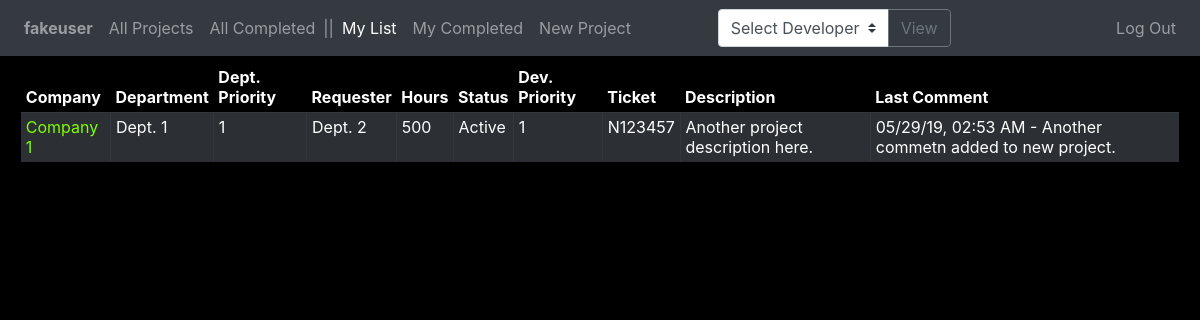
/projects/fakeuser (signed in), run on the app's committed database.
### app/models.py (models this page shows, shortened)
class User(UserMixin, db.Model):
    id = db.Column(db.Integer, primary_key=True)
    username = db.Column(db.String(64), index=True, unique=True)
    email = db.Column(db.String(120), index=True, unique=True)
    password_hash = db.Column(db.String(128))
    role = db.Column(db.String(128))
    projects = db.relationship('Projects', backref='author', lazy='dynamic')

class Projects(db.Model):
    id = db.Column(db.Integer, primary_key=True)
    description = db.Column(db.String(140))
    company = db.Column(db.String(140))
    priority = db.Column(db.String(140))
    priority_dept = db.Column(db.String(140))
    requester = db.Column(db.String(140))
    timestamp = db.Column(db.DateTime, index=True, default=datetime.utcnow)
    user_id = db.Column(db.Integer, db.ForeignKey('user.id'))
    status = db.Column(db.String(140))
    department = db.Column(db.String(140))
    hours = db.Column(db.String(140))
    ticket = db.Column(db.String(140))
    Comments = db.relationship('Comments', backref='authcomment', lazy='dynamic')

class Comments(db.Model):
    id = db.Column(db.Integer, primary_key=True)
    comment = db.Column(db.String(1024))
    timestamp = db.Column(db.DateTime, index=True, default=datetime.utcnow)
    comment_id = db.Column(db.Integer, db.ForeignKey('projects.id'))

### app/routes.py (the view)
@app.route('/projects/<username>', methods=['GET', 'POST'])
@login_required
def developer(username):
    user = User.query.filter_by(username=username).first_or_404()
    allUsers = User.query.filter(User.username != "admin").all()
    currentRole = User.query.filter_by(username=current_user.username).first_or_404()
    projects = []
    p2 = Projects.query.filter_by(user_id=user.id).order_by(cast(Projects.priority, Integer).asc())
    for project in p2:
        commentMaxQ = db.session.query(func.max(Comments.id)).filter(Comments.comment_id==project.id).first()
        commentMaxInt = commentMaxQ[0]
        commentMaxCom = Comments.query.filter(Comments.comment_id==project.id, Comments.id==commentMaxInt).first()
        project.comment = commentMaxCom
        projects.append(project)
    return render_template('devprojects.html', title='Developer Projects', user=user, projects=projects, allUsers=allUsers, currentRole=currentRole, jfilesize=jfilesize, cfilesize=cfilesize, dev=username)

### app/models.py (called while the page is built)
@login.user_loader
def load_user(id):
	return User.query.get(int(id))

### app/templates/devprojects.html
{% extends "base.html" %}
{% block content %}
<div class="container-fluid">
	<table class="table table-fixed table-striped table-hover table-sm table-dark table-bordered">
	  <thead>
	    <tr>
	      <th scope="col">Company</th>
				<th scope="col">Department</th>
				<th scope="col">Dept. Priority</th>
				<th scope="col">Requester</th>
				<th scope="col">Hours</th>
	      <th scope="col">Status</th>
				<th scope="col">Dev. Priority</th>
				<th scope="col">Ticket</th>
	      <th scope="col">Description</th>
          <th scope="col">Last Comment</th>
	    </tr>
	  </thead>
	  <tbody>
	  	{% for project in projects %}
	    <tr>
	      <td><a href="/projects/{{ dev }}/{{ project.id }}">{{ project.company }}</a></td>
				<td>{{ project.department }}</td>
			{% if project.priority_dept == "9999" %}
				<td></td>
			{% else %}
				<td>{{ project.priority_dept }}</td>
			{% endif %}
				<td>{{ project.requester }}</td>
				<td>{{ project.hours }}</td>
	      <td>{{ project.status }}</td>
		  {% if project.priority == "9999" %}
	      <td></td>
		  {% else %}
		  <td>{{ project.priority }}</td>
		  {% endif %}
				<td>{{ project.ticket }}</td>
				<td>{{ project.description }}</td>
				<td>
				{% if project.comment.comment %}
					<span class="utctime">{{ project.comment.timestamp.strftime('%m/%d/%Y %I:%M:%S %p') }} UTC</span> - {{ project.comment.comment }}
				{% endif %}
				</td>
	    </tr>
	    {% endfor %}
	  </tbody>
	</table>
</div>
{% endblock %}

### app/templates/base.html (shortened to what this page needs)
<html>
    <head>
        <link rel="stylesheet" type="text/css" href="{{ url_for('static', filename='bootstrap.min.css') }}">
        <link rel="stylesheet" type="text/css" href="{{ url_for('static', filename='styles.css') }}?v={{ cfilesize }}">
    </head>
    <body>
        <nav class="navbar sticky-top navbar-expand-lg navbar-dark bg-dark">
          <div class="collapse navbar-collapse" id="navbarSupportedContent">
            <ul class="navbar-nav mr-auto">
            <li class="nav-item">
              <a class="nav-link" href="{{ url_for('allprojects') }}"><b>{{ dev }}</b> <span class="sr-only">(current)</span></a>
            </li>
            {% if current_user.is_authenticated %}
              <li id="home" class="nav-item">
                <a class="nav-link" href="{{ url_for('allprojects') }}">All Projects <span class="sr-only">(current)</span></a>
              </li>
              <li id="completed" class="nav-item">
                <a class="nav-link" href="{{ url_for('completed') }}">All Completed <span class="sr-only">(current)</span></a>
              </li>
              <li class="nav-item">
                <span class="navbar-text">  ||  </span>
              </li>
              <li id="myList" class="nav-item">
                <a class="nav-link" href="/projects/{{ current_user.username }}">My List <span class="sr-only">(current)</span></a>
              </li>
              <li id="devcompleted" class="nav-item">
                <a class="nav-link" href="/projects/{{ current_user.username }}/devcompleted">My Completed <span class="sr-only">(current)</span></a>
              </li>
              <li id="newProject" class="nav-item">
                <a class="nav-link" href="/projects/{{ current_user.username }}/new">New Project <span class="sr-only">(current)</span></a>
              </li>
            </ul>
            <ul class="navbar-nav mr-auto">
              <li id="newProject" class="nav-item">
                <form id="navSelectForm" action="/projects/{{ current_user.username }}">
                  <div class="input-group">
                    <select class="custom-select" onchange="selectChanged(this)" id="navSelect">
                      <option value="select">Select Developer</option>
                    </select>
                    <div class="input-group-append">
                      <input class="btn btn-outline-secondary" type="submit" value="View"></input>
                    </div>
                  </div>
                </form>
              </li>
            </ul>
            {% endif %}
            <ul class="navbar-nav ml-auto">
              <li class="nav-item">
                {% if current_user.is_anonymous %}
                <a id="login" class="nav-link" href="{{ url_for('login') }}">Login <span class="sr-only">(current)</span></a>
                {% else %}
                <a id="logout" class="nav-link" href="{{ url_for('logout') }}">Log Out <span class="sr-only">(current)</span></a>
                {% endif %}
              </li>
            </ul>
          </div>
        </nav>
        {% block content %}{% endblock %}
    </body>
</html>

### app/static/styles.css (style rules this page uses)
body { background: black; color: white; }
#navSelectForm { margin: 0; }
th { position: sticky; top: 52px; background: black; }
.table.table-dark.table-bordered { border-style: solid; border-color: black; border-width: 3px; }
.container-fluid { border-style: solid; border-color: black; border-width: 3px; }
.table>tbody>tr>th, .table>tfoot>tr>td, .table>tfoot>tr>th, .table>thead>tr>td, .table>thead>tr>th { border:0; }
a { color: chartreuse; }

### data on the page
User: username "fakeuser"
Projects: company "Company 1", department "Dept. 1", priority_dept "1", requester "Dept. 2", hours "500", status "Active", priority "1", ticket "N123457", description "Another project description here.", comment.comment "Another commetn added to new project."
